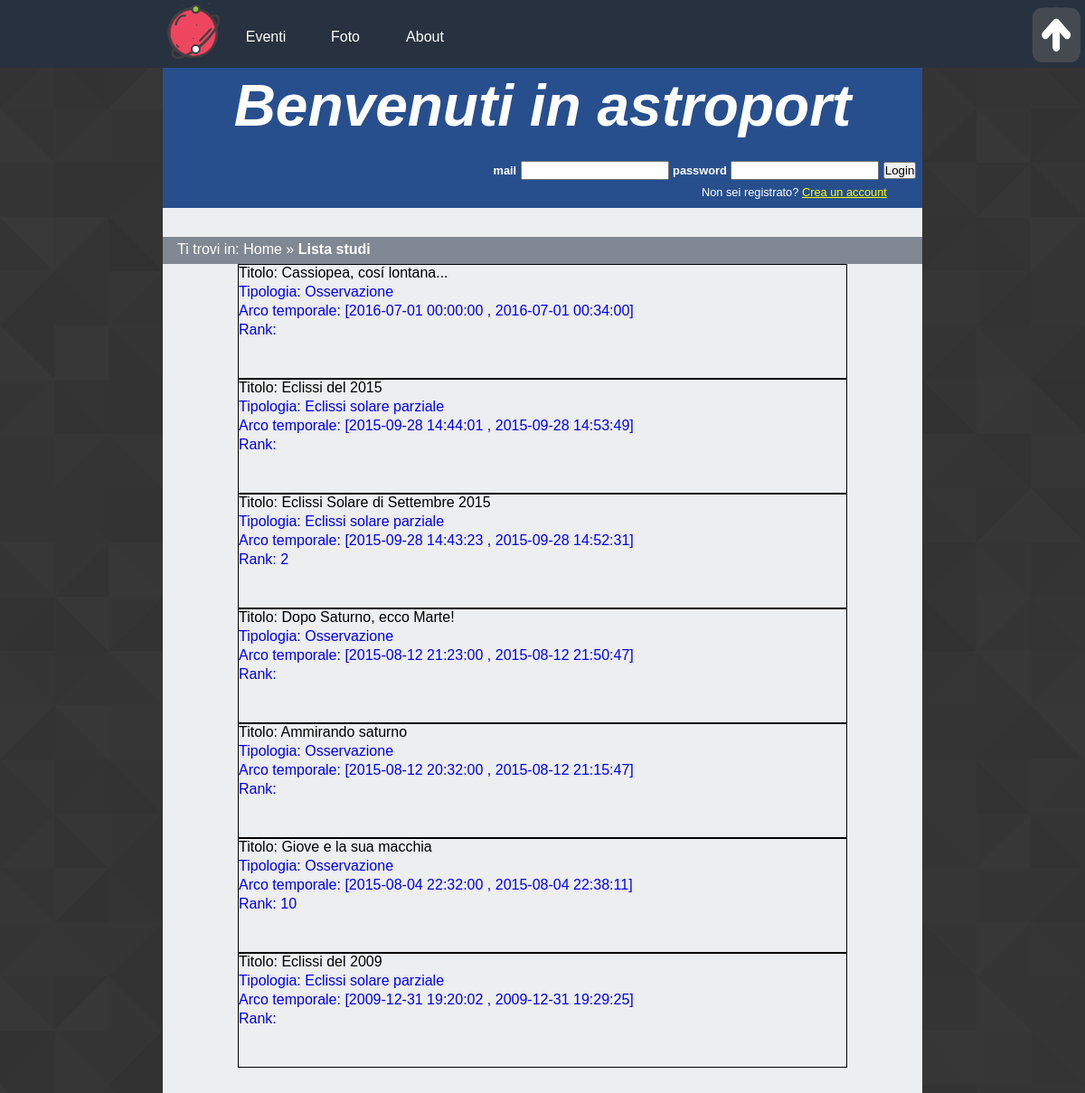
Screenshot of /listastudi.php with the database file from the repository.
### tables this page shows
CREATE TABLE `studia` (
  `idstudio` int(11) NOT NULL,
  `astrofilo` varchar(40) NOT NULL,
  `titolo` varchar(120) DEFAULT NULL,
  `evento` varchar(40) NOT NULL,
  `appunti` varchar(10000) DEFAULT NULL,
  `inizio` datetime NOT NULL,
  `fine` datetime NOT NULL,
  `datainserimento` datetime NOT NULL
);

### backend/connessione.php (called while the page is built, shortened)
<?php
   $errore_DB=FALSE;
?>

### listastudi.php (the view, shortened to what this page needs)
<?php
  include "backend/connessione.php";
  echo file_get_contents("parti/listastudi0.html");
  if(!isset($_SESSION['usermail'])) echo file_get_contents("parti/headernonloggato.html");
  else echo file_get_contents("parti/headerloggato.html");
    echo '  <div id="breadcrumb">
          <p>Ti trovi in: <span xml:lang="en"><a href="index.php">Home</a></span> &raquo; <strong>Lista studi</strong></p>
      </div>';
    $st_query="SELECT * FROM studia ORDER BY studia.inizio DESC";
   if($errore_DB==FALSE){
    if(!$result=$connessione->query($st_query)){
      echo '<p>Abbiamo riscontrato dei problemi nel visualizzare gli studi.</p>';
     }else{
      if($result->num_rows>0){
        while($row=$result->fetch_array(MYSQLI_ASSOC)){
          echo '<div class="list_element">';
          echo '<a href="studioutente.php?idst='.$row['idstudio'].'" class="element_content"> <span>Titolo: '.$row['titolo'].'</span><p>Tipologia: '.$row['evento'].'</p><p> Arco temporale: ['.$row['inizio'].' , '.$row['fine'].']</p><p>';
          $rank_query="SELECT SUM(voto) AS rank FROM giudicastudio WHERE studio=".$row['idstudio'];
          $rank_studio=$connessione->query($rank_query);
          $rank_row=mysqli_fetch_array($rank_studio);
          echo "Rank: ".$rank_row['rank'];
          echo '</p></a></div>';
         }
      }else echo "Nessuno studio";
  	}
  }else echo '<p>'.$msg_errore_DB.'</p>';
    echo file_get_contents("parti/listastudi1.html");
?>

### style/desktop_style.css (style rules this page uses)
* { padding: 0em; margin: 0em; }
html { height:100%; min-height: 100%; }
@media screen and (min-width: 901px) { body { font-family: Verdana, Helvetica, Georgia, sans-serif; max-width: 70%; min-width: 46.875em; margin-left: auto; margin-right: auto; height:100%; min-height: 100%; color: #000000; background-image: url("images/as.png"); } }
@media screen and (min-width: 901px) { a img { border:0; } }
@media screen and (min-width: 901px) { #content { background-color: #edeeef; min-height:100%; padding-bottom: 9.375em; } }
@media screen and (min-width: 901px) { #logo_home { float: left; width: 4.375em; height: 4.375em; margin-left: 15%; } }
@media screen and (min-width: 901px) { #content_menu { width: 70%; } }
@media screen and (min-width: 901px) { #menu { background-color: #28313f; position: fixed; left: 0; min-width: 46em; width: 100%; height: 4.6875em; z-index: 2; } }
@media screen and (min-width: 901px) { #content_menu { margin-left: 15%; } }
@media screen and (min-width: 901px) { #content_menu a { float: left; color: white; background-color: #28313f; padding: 1em; border: 0px solid black; height: 1.25em; width: 3.5em; text-align: center; text-decoration: none; display: inline-block; font-size: 1em; margin-top:1em; -ms-transition: 0.3s; -webkit-transition:0.3s; -moz-transition: 0.3s; transition: 0.3s; } }
@media screen and (min-width: 901px) { #tornasu { position: absolute; margin-top: 0.5em; right: 0; width: 4em; height: 4em; } }
@media screen and (min-width: 901px) { #header { background-color: #274f8e; clear: both; min-width: 46em; margin-left: auto; margin-right: auto; padding-top: 5em; height: 9.375em; } }
@media screen and (min-width: 901px) { #header h1 { color:white; font-size:4em; font-style:italic; text-align: center; } }
@media screen and (min-width: 901px) { #login { display: block; border: 0; margin-top: 1.5em; float:right; color:white; } }
@media screen and (min-width: 901px) { #login label { font-size: 0.8em; display:inline; font-weight: bold; } }
@media screen and (min-width: 901px) { #login input { width:12em; height:1.25em; } }
@media screen and (min-width: 901px) { #login button { margin-right: 0.5em; } }
@media screen and (min-width: 901px) { #box_login { float: right; } }
@media screen and (min-width: 901px) { #content #box_login p { padding-left: 18em; padding-top: 4em; color: white; font-size: 0.8em; } }
@media screen and (min-width: 901px) { #box_login a { color: yellow; } }
#breadcrumb { background-color: #808893; width: 100%; margin-top: 2em; height: 1.875em; }
#content #breadcrumb p { color:white; margin-left: 0; margin-right: 0; padding-left: 1em; padding-top: 0.3em; }
#breadcrumb a { text-decoration: none; color: white; }
#content p { padding-top: 1.5em; width:70%; margin-left: auto; margin-right: auto; }
#content .list_element { width: 80%; height: 7.8125em; border: 1px solid black; margin-left: auto; margin-right: auto; }
.list_element a { display:block; text-decoration:none; }
.element_content { height:7.5em; max-width:100%; overflow: hidden; }
#content .element_content p { padding-top: 3px; margin-left: 0; margin-right: 0; width:100%; padding-right: 10%; }
#content .list_element span { padding-top: 0px; margin-left: 0; margin-right: 0; width:100%; color:black; }

### rows the page displays
studia: titolo "Cassiopea, cosí lontana...", evento "Osservazione", inizio "2016-07-01 00:00:00", fine "2016-07-01 00:34:00"
studia: titolo "Eclissi del 2015", evento "Eclissi solare parziale", inizio "2015-09-28 14:44:01", fine "2015-09-28 14:53:49"
studia: titolo "Eclissi Solare di Settembre 2015", evento "Eclissi solare parziale", inizio "2015-09-28 14:43:23", fine "2015-09-28 14:52:31", rank "2"
studia: titolo "Dopo Saturno, ecco Marte!", evento "Osservazione", inizio "2015-08-12 21:23:00", fine "2015-08-12 21:50:47"
studia: titolo "Ammirando saturno", evento "Osservazione", inizio "2015-08-12 20:32:00", fine "2015-08-12 21:15:47"
studia: titolo "Giove e la sua macchia", evento "Osservazione", inizio "2015-08-04 22:32:00", fine "2015-08-04 22:38:11", rank "10"
studia: titolo "Eclissi del 2009", evento "Eclissi solare parziale", inizio "2009-12-31 19:20:02", fine "2009-12-31 19:29:25"

### other values shown
file_get_contents("parti/listastudi0.html") "Eventi Foto About Benvenuti in astroport"
